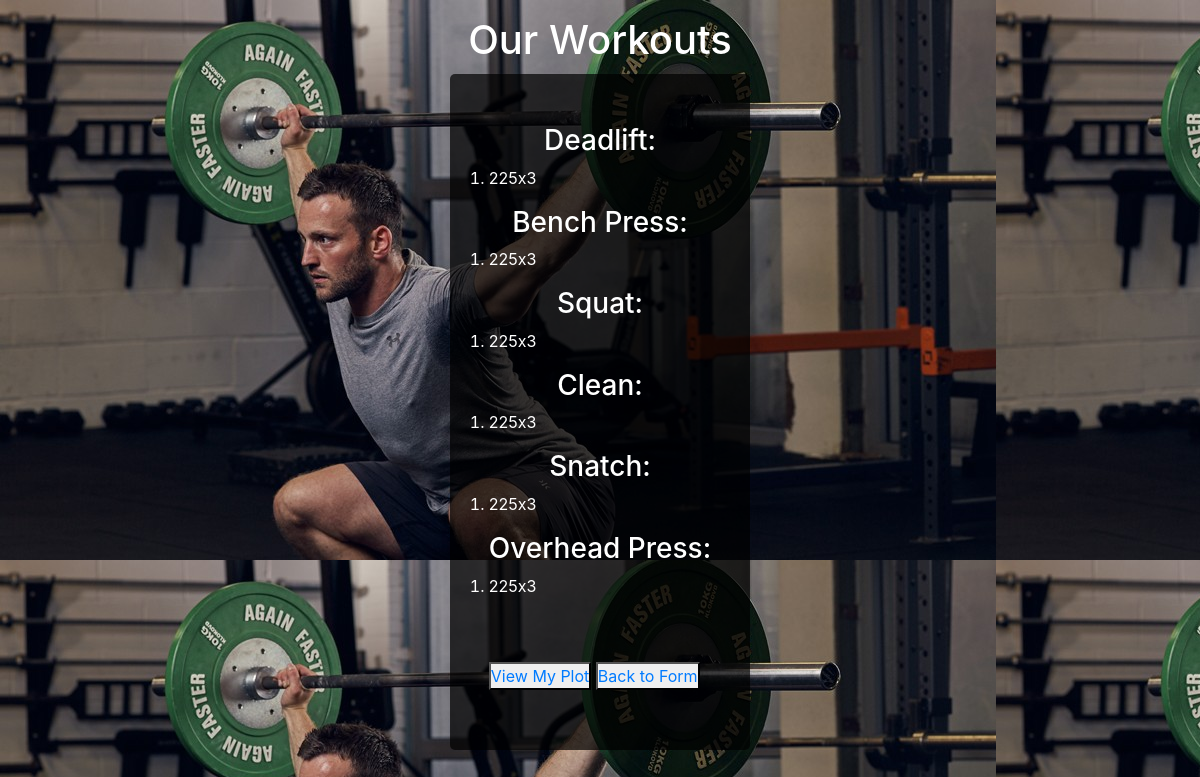
The page /view/ (signed in) on the database as committed earlier.
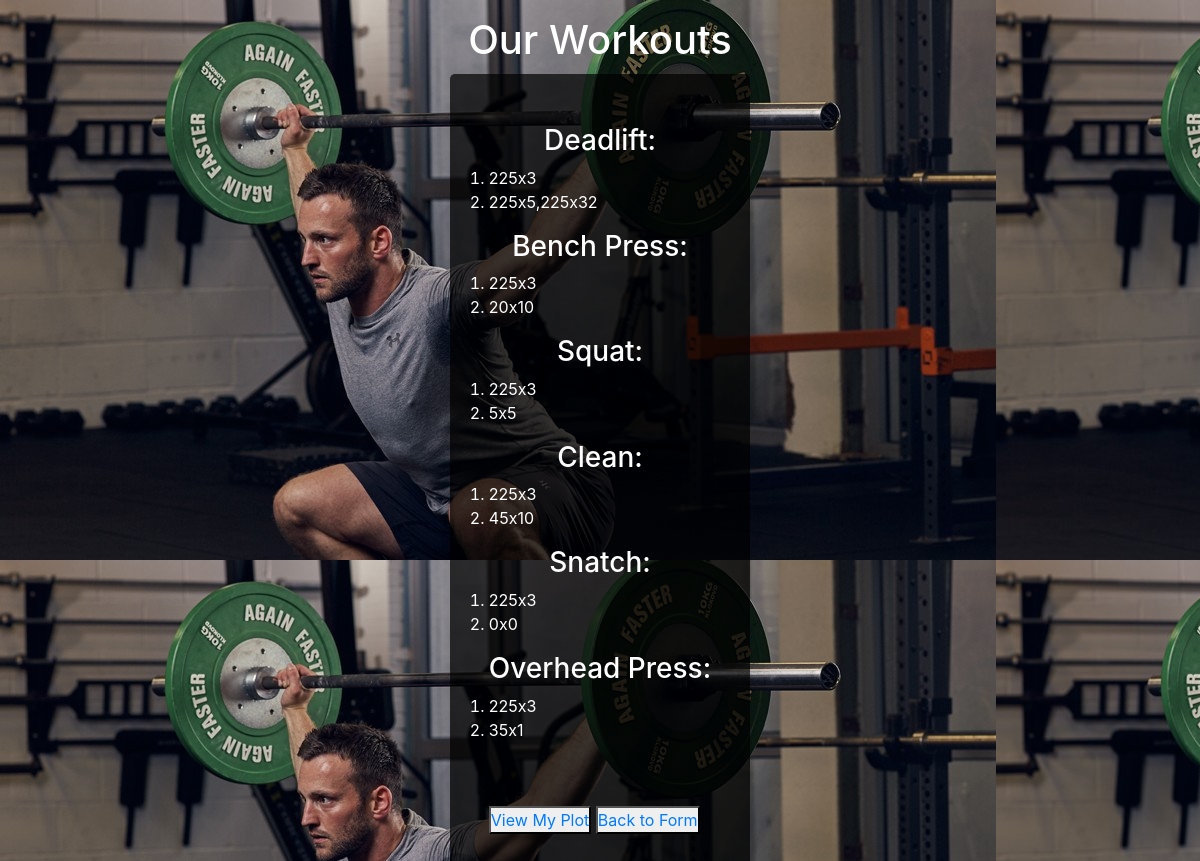
The same page on the database as committed later.
### items/models.py (models this page shows)
class WorkoutEntry(models.Model):
    deadlift = models.CharField(max_length=300, default=" ")
    squat = models.CharField(max_length=300, default=" ")
    bench = models.CharField(max_length=300, default=" ")
    clean = models.CharField(max_length=300, default=" ")
    snatch = models.CharField(max_length=300, default=" ")
    ohp = models.CharField(max_length=300, default=" ")
    user = models.ForeignKey(User, on_delete=models.CASCADE)
    date = models.DateField(auto_now_add=True)

### items/views.py (the view)
# urls.py: path('view/', WorkoutList.as_view(), name='view'),
class WorkoutList(generic.ListView):
    template_name = 'items/viewWorkout.html'
    context_object_name = 'workout_list'
    model = WorkoutEntry
    def get_queryset(self):
        ProcessWorkout.process(self.request.user)
        print(self.request.user)
        return WorkoutEntry.objects.filter(user=self.request.user)

### items/templates/items/viewWorkout.html (shortened to what this page needs)
{% load static %}
{% load crispy_forms_tags %}
<html lang="en">
<head>
    <link rel="stylesheet" href="https://stackpath.bootstrapcdn.com/bootstrap/4.4.1/css/bootstrap.min.css"
>
    <link rel="stylesheet" href="{% static 'WeightCalculator.css' %}">
</head>
<body>
    <h1 class="text-center mt-3 text-white"> Our Workouts </h1>
    <div id = "Weight"
                class="col-md-12 offset-1 col-lg-3 offset-lg-2 div-wrapper d-flex justify-content-center align-items-center">
        <form>
            <h3 class="text-center mt-3 text-white"> Deadlift: </h3>
            <ol>
                {% for workout in workout_list %}
                <li> {{ workout.deadlift }} </li>
                {% endfor %}
            </ol>
            <h3 class="text-center mt-3 text-white"> Bench Press: </h3>
            <ol>
                {% for workout in workout_list %}
                <li> {{ workout.bench }} </li>
                {% endfor %}
            </ol>
            <h3 class="text-center mt-3 text-white"> Squat: </h3>
            <ol>
                {% for workout in workout_list %}
                <li> {{ workout.squat }} </li>
                {% endfor %}
            </ol>
            <h3 class="text-center mt-3 text-white"> Clean: </h3>
            <ol>
                {% for workout in workout_list %}
                <li> {{ workout.clean }} </li>
                {% endfor %}
            </ol>
            <h3 class="text-center mt-3 text-white"> Snatch: </h3>
            <ol>
                {% for workout in workout_list %}
                <li> {{ workout.snatch }} </li>
                {% endfor %}
            </ol>
            <h3 class="text-center mt-3 text-white"> Overhead Press: </h3>
            <ol>
                {% for workout in workout_list %}
                <li> {{ workout.ohp }} </li>
                {% endfor %}
            </ol>
            <br><br>
            <button class="plot">
                <a href="http://127.0.0.1:8000/plot/">View My Plot</a>
            </button>
            <button class="plot">
                <a href="http://127.0.0.1:8000/workout/">Back to Form</a>
            </button>
        </form>
    </div>
</body>
</html>

### items/static/WeightCalculator.css (style rules this page uses)
* { margin: 0; padding: 0; }
body { background-image: url(snatch.jpg); background-size: color; background-attachment: fixed; }
#Weight { background-color: rgba(0, 0, 0, 0.7); color: white; padding-top: 34px; display: flex; align-items: center; justify-content: center; width: 70%; border-radius: 5px; margin: auto; margin-top: 10px; padding-bottom: 60px; }

Rows that differ between the two databases and show on the page:
added WorkoutEntry: deadlift "225x5,225x32", bench "20x10", squat "5x5", clean "45x10", snatch "0x0", ohp "35x1"
